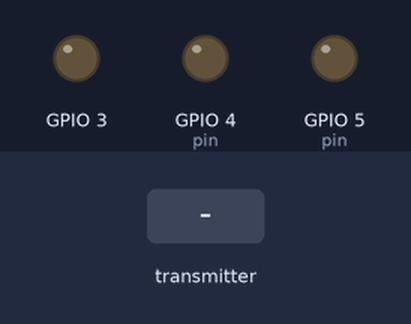
The sketch below on a simulated ESP8266 (NodeMCU). Shown: output pins drawn as LEDs (lit = HIGH). Dashed ring = blinking. Inputs (shaded band) come from the test bench. What the sketch prints to the serial monitor is not drawn.

Above: at 1.2 s.
1.3 s: the transmitter starts sending id = 0
At 2.8 s:
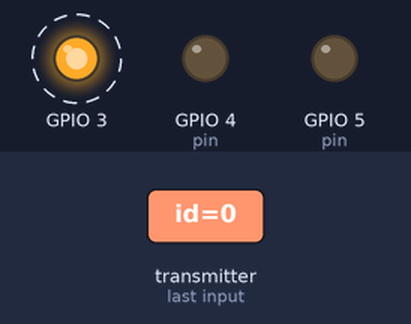
4.3 s: the transmitter starts sending type = 0
Timing chart, 0 to 12.5 s (numbered marks = the images above; inputs shaded):
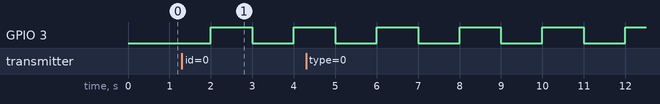

The sketch:

esp8266-node1.ino
```cpp
#include <ESP8266WiFi.h>
#include <espnow.h>

#define NODE_NAME 1
#define LED_TYPE 'L'

// REPLACE WITH THE MAC Address of your receiver
uint8_t broadcastAddress[2][6] = {{0x84, 0xCC, 0xA8, 0xB1, 0x5B, 0xFB}, {0x84, 0xCC, 0xA8, 0xB1, 0x42, 0x6C}};

const long interval = 1000;
unsigned long previousMillis = 0;
bool redState1 = true;
bool redState2 = true;
bool greenState = false;

typedef struct Notification {
  int id;
  char type;
  int pin;
  boolean state;
} Notification;

Notification sendNotification1;
Notification sendNotification2;
Notification recieveNotification;

int id;
char type;
int pin;
boolean state;

// Callback when data is sent
void onDataSend(uint8_t *mac_addr, uint8_t sendStatus) {
  char macStr[18];
  Serial.print(" Packet to:");
  snprintf(macStr, sizeof(macStr), "%02x:%02x:%02x:%02x:%02x:%02x",
           mac_addr[0], mac_addr[1], mac_addr[2], mac_addr[3], mac_addr[4], mac_addr[5]);
  Serial.print(macStr);
  Serial.print(" Last Packet Send Status: ");
  if (sendStatus == 0) {
    Serial.println(" Delivery success");
  }
  else {
    Serial.println(" Delivery fail");
  }
}

// Callback when data is received
void onDataRecieve(uint8_t * mac_addr, uint8_t *incomingData, uint8_t len) {
  char macStr[18];
  Serial.print(" Packet received from: ");
  snprintf(macStr, sizeof(macStr), "%02x:%02x:%02x:%02x:%02x:%02x",
           mac_addr[0], mac_addr[1], mac_addr[2], mac_addr[3], mac_addr[4], mac_addr[5]);
  Serial.println(macStr);
  memcpy(&recieveNotification, incomingData, sizeof(recieveNotification));
  Serial.print(" Bytes received: ");
  Serial.println(len);
  id = recieveNotification.id;
  type = recieveNotification.type;
  pin = recieveNotification.pin;
  state = recieveNotification.state;
  displayData(id, type, pin, state);
  if (type == LED_TYPE) {
    if (id == 2) {
      if (state) {
        digitalWrite(pin, HIGH);
      } else {
        digitalWrite(pin, LOW);
      }
    } else if (id == 3) {
      if (state) {
        digitalWrite(pin, HIGH);
      } else {
        digitalWrite(pin, LOW);
      }
    } else {
      Serial.print(" INVALID SENDER FOR NODE1 => ");
      Serial.println(id);
    }
  }
}


void setup() {
  // Init Serial Monitor
  Serial.begin(115200);

  pinMode(5, OUTPUT);
  pinMode(4, OUTPUT);
  pinMode(3, OUTPUT);

  // Set device as a Wi-Fi Station
  WiFi.mode(WIFI_STA);
  WiFi.disconnect();

  // Init ESP-NOW
  if (esp_now_init() == 0) {
    Serial.println("ESPNow Init Success");
  } else {
    Serial.println("ESPNow Init Failed");
    ESP.restart();
  }

  // Set ESP-NOW Role
  esp_now_set_self_role(ESP_NOW_ROLE_COMBO);

  // Once ESPNow is successfully Init, we will register for Send CB to
  // get the status of Trasnmitted packet
  esp_now_register_send_cb(onDataSend);

  // Register peer
  esp_now_add_peer(broadcastAddress[0], ESP_NOW_ROLE_COMBO, 1, NULL, 0);
  esp_now_add_peer(broadcastAddress[1], ESP_NOW_ROLE_COMBO, 1, NULL, 0);

  // Register for a callback function that will be called when data is received
  esp_now_register_recv_cb(onDataRecieve);
}

void loop() {
  unsigned long currentMillis = millis();
  if (currentMillis - previousMillis >= interval) {
    previousMillis = currentMillis;

    if (redState1) {
      sendNotification1.id = NODE_NAME;
      sendNotification1.type = LED_TYPE;
      sendNotification1.pin = 4;
      sendNotification1.state = true;
      redState1 = false;
    } else {
      sendNotification1.id = NODE_NAME;
      sendNotification1.type = LED_TYPE;
      sendNotification1.pin = 4;
      sendNotification1.state = false;
      redState1 = true;
    }

    if (redState2) {
      sendNotification2.id = NODE_NAME;
      sendNotification2.type = LED_TYPE;
      sendNotification2.pin = 5;
      sendNotification2.state = true;
      redState2 = false;
    } else {
      sendNotification2.id = NODE_NAME;
      sendNotification2.type = LED_TYPE;
      sendNotification2.pin = 5;
      sendNotification2.state = false;
      redState2 = true;
    }

    if (greenState) {
      digitalWrite(3, HIGH);
      greenState = false;
    } else {
      digitalWrite(3, LOW);
      greenState = true;
    }

    // Send message via ESP-NOW
    esp_now_send(broadcastAddress[0], (uint8_t *) &sendNotification1, sizeof(sendNotification1));
    esp_now_send(broadcastAddress[1], (uint8_t *) &sendNotification2, sizeof(sendNotification2));
  }
}

void displayData(int id, char type, int pin, boolean state) {
  Serial.println();
  Serial.print("DATA RECIEVED  ::=>");
  Serial.print(id);
  Serial.print("  ");
  Serial.print(type);
  Serial.print(" ");
  Serial.print(pin);
  Serial.print(" ");
  Serial.print(state);
  Serial.println();
}
```

Measured:
- by itself, GPIO 3: alternates HIGH for 1.0 s and LOW for 1.0 s
